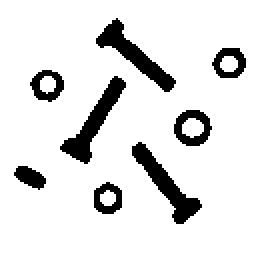
%> input picture 4/logika1.bmp, 128 x 128 px (shown 2 times larger)
$ octave or.m   (GNU Octave 9; MATLAB toolbox functions it lacks are replaced by stand-ins)
%> lines starting %> are read from the running program, lines starting %| are printed output that depends on the picture; in (x1, y1, x2, y2) boxes, pixels count from 0 and x2, y2 are one past the last pixel; in counts of white or black regions, pixels touching at a corner belong together; the program's own positions count from 1
A = not(imread('logika1.bmp'));
%> A: size 128x128x3 logical; 11.9% white; 8 white regions, largest, box (x1, y1, x2, y2) and area: (30, 38, 63, 82) 413, (66, 71, 101, 112) 409, (48, 9, 88, 46) 400
B = not(imread('logika3.bmp'));
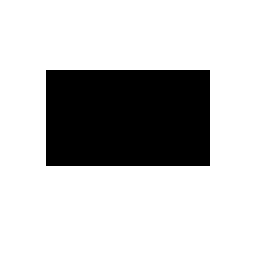
%> input picture 4/logika3.bmp, 128 x 128 px (shown 2 times larger)
%> B: size 128x128x3 logical; 24% white; 1 white region, box (x1, y1, x2, y2) and area: (23, 35, 105, 83) 3936
[r1 c1] = size(A);
%> r1 = 128; c1 = 384
for x = 1 : r1
    for y = 1 : c1
        C(x,y) = or(A(x,y),B(x,y));
    end
end
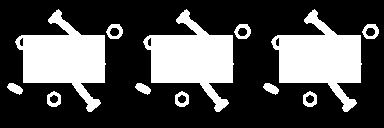
%> C: size 128x384 logical; 30.5% white; 12 white regions, largest, box (x1, y1, x2, y2) and area: (15, 9, 106, 112) 4610, (143, 9, 234, 112) 4610, (271, 9, 362, 112) 4610
figure, imshow(C);
